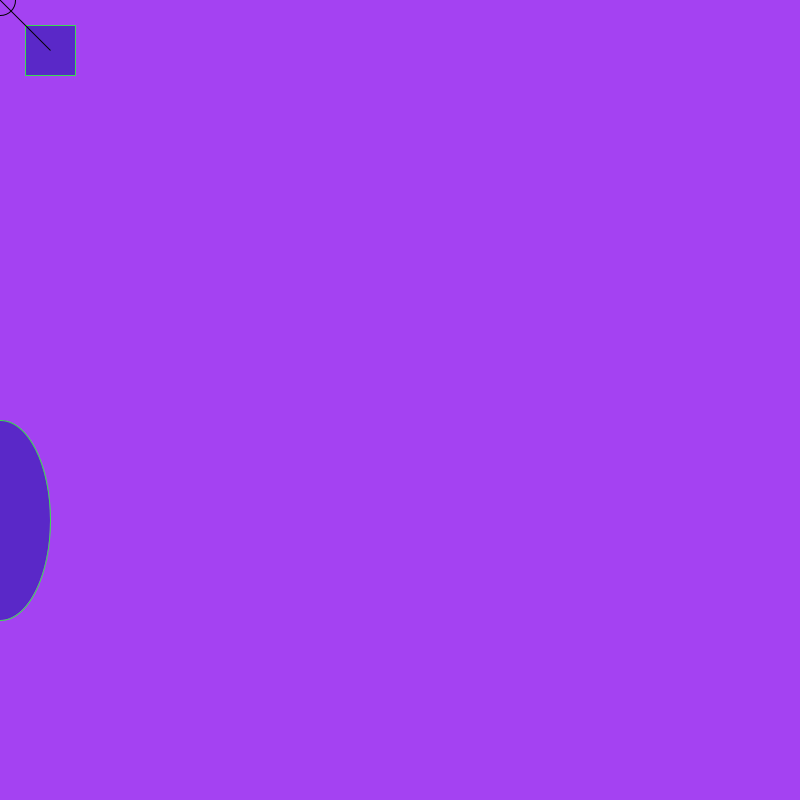
Frame 1 (no input)
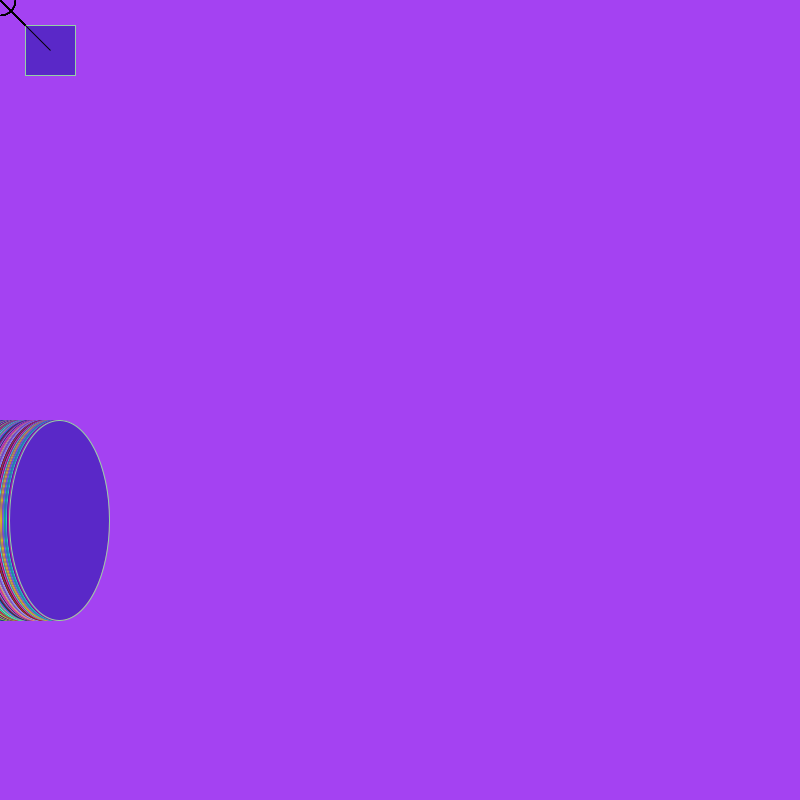
Frame 60 (the mouse pressed at the canvas centre just before this capture)
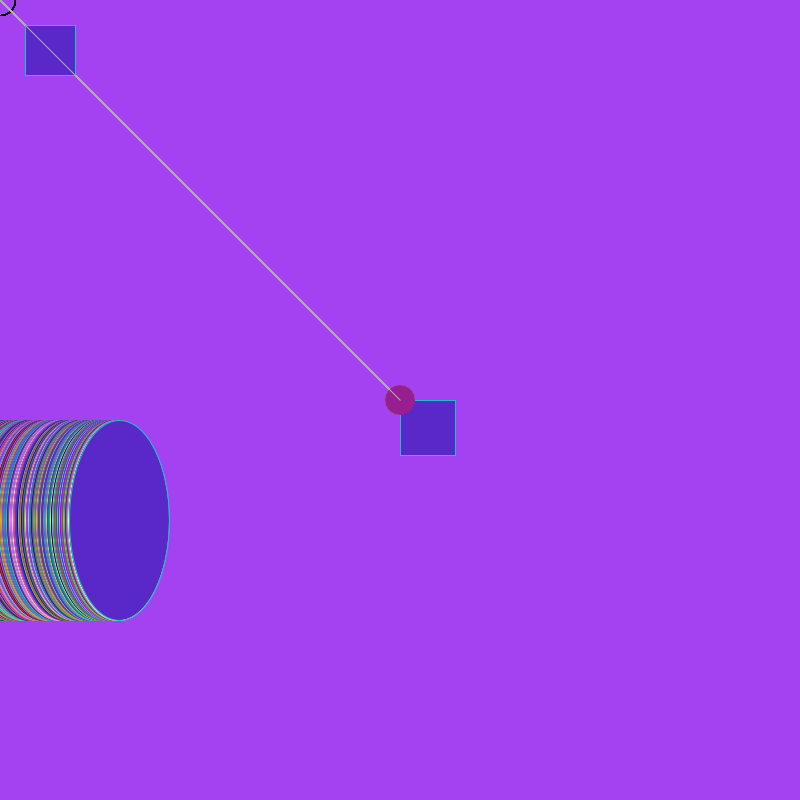
Frame 120 (the mouse held since frame 60 and released just before this capture)

The Processing sketch that drew these frames (run headless with seeded random() and noise(); from frame 60 on, the mouse is pressed at the canvas centre):

// Processing sketch: processing_63856
// ── processing_63856.pde

float xpos = 0;
float geschw;
int xdir = 1;
int ydir = 20;
  void setup(){
    size(800, 800);
    background(random(255),random(255),random(255));
    
  }
  void draw(){
  // ellipse(200, 130, 150, 150);
  if(mousePressed){
    fill(133, 40, 75);
    stroke(random(255),random(255),random(255));
  } else{
    fill(255);
    stroke(random(255),random(255),random(255));
  }
  if (mousePressed && (mouseButton == LEFT)) {
    fill(random(255),random(255),random(255));
  } else if (mousePressed && (mouseButton == RIGHT)) {
    fill(255);
  } else {
    fill(90,40,200);
  }
  rect(25, 25, 50, 50);
  ellipse(xpos, 520, 100, 200);
  if (xpos > width){
    xdir = -10;
    xpos = 0;
  }
  if(xpos < 0) {
    xdir = 10;
  }
  xpos = xpos + xdir;
  println(xpos + " " + xdir);
  int ypos = 0;
  int ydir = 1;
  if(ypos > height) {
    ydir = -10;
    ydir = 0;
  }
  if(ydir < 0) {
    ydir = 100;
  }
  ydir = ypos + ydir;
  println(ypos + " " + ydir);
  if(mousePressed){
    rect(mouseX, mouseY, 55, 55);
  smooth();
  noStroke();
    fill(random(255),random(255),random(255));
  }else{
    noFill();
    stroke(0);
  }
  ellipse(mouseX, mouseY, 30, 30);
  if(mousePressed){
  noFill();
    stroke(176);
  }else{
   geschw = abs(pmouseX -mouseX);

  }
  quad(mouseX, mouseY, geschw*4 + 10, geschw*4 + 10, geschw*4 - 10, geschw*4 - 10, geschw*4 + 50, geschw*4 + 50);


}
